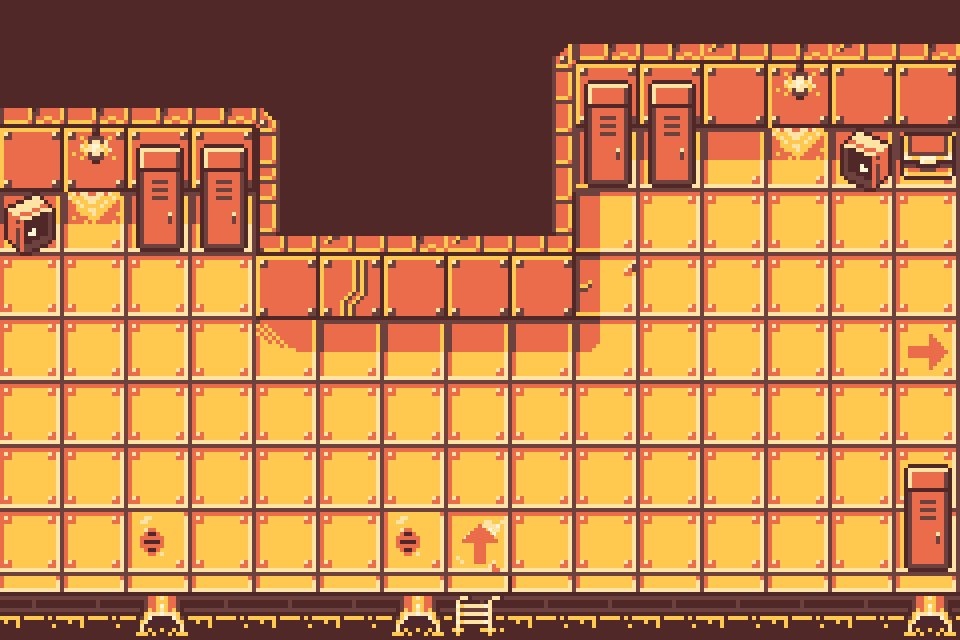

This game map was drawn from its Tiled (.tmx) file and the tilesets committed beside it. A one-line description and the full map source follow:
An orthogonal 15x10 tile map with 64x64 px tiles, 4 tile layers (background, floor, walls, objects) and 1 object.

<map version="1.9" tiledversion="1.9.2" orientation="orthogonal" renderorder="right-down" width="15" height="10" tilewidth="64" tileheight="64" infinite="0" nextlayerid="6" nextobjectid="6">
 <editorsettings>
  <export format="json" />
 </editorsettings>
 <tileset firstgid="1" name="CosmicLilac_Tiles_64x64-cd3" tilewidth="64" tileheight="64" tilecount="104" columns="13">
  <image source="CosmicLilac_Tiles_64x64-cd3.png" width="832" height="512" />
  <tile id="0">
   <properties>
    <property name="collision" type="bool" value="true" />
   </properties>
  </tile>
  <tile id="1">
   <properties>
    <property name="collision" type="bool" value="true" />
   </properties>
  </tile>
  <tile id="2">
   <properties>
    <property name="collision" type="bool" value="true" />
   </properties>
  </tile>
  <tile id="3">
   <properties>
    <property name="collision" type="bool" value="true" />
   </properties>
  </tile>
  <tile id="8">
   <properties>
    <property name="collision" type="bool" value="true" />
   </properties>
  </tile>
  <tile id="9">
   <properties>
    <property name="collision" type="bool" value="true" />
   </properties>
  </tile>
  <tile id="13">
   <properties>
    <property name="collision" type="bool" value="true" />
   </properties>
  </tile>
  <tile id="14">
   <properties>
    <property name="collision" type="bool" value="true" />
   </properties>
  </tile>
  <tile id="15">
   <properties>
    <property name="collision" type="bool" value="true" />
   </properties>
  </tile>
  <tile id="16">
   <properties>
    <property name="collision" type="bool" value="true" />
   </properties>
  </tile>
  <tile id="17">
   <properties>
    <property name="collision" type="bool" value="true" />
   </properties>
  </tile>
  <tile id="18">
   <properties>
    <property name="collision" type="bool" value="true" />
   </properties>
  </tile>
  <tile id="26">
   <properties>
    <property name="collision" type="bool" value="true" />
   </properties>
  </tile>
  <tile id="29">
   <properties>
    <property name="collision" type="bool" value="true" />
   </properties>
  </tile>
  <tile id="39">
   <properties>
    <property name="collision" type="bool" value="true" />
   </properties>
  </tile>
  <tile id="40">
   <properties>
    <property name="collision" type="bool" value="true" />
   </properties>
  </tile>
  <tile id="41">
   <properties>
    <property name="collision" type="bool" value="true" />
   </properties>
  </tile>
  <tile id="42">
   <properties>
    <property name="collision" type="bool" value="true" />
   </properties>
  </tile>
  <tile id="43">
   <properties>
    <property name="collision" type="bool" value="true" />
   </properties>
  </tile>
  <tile id="44">
   <properties>
    <property name="collision" type="bool" value="true" />
   </properties>
  </tile>
  <tile id="54">
   <properties>
    <property name="collision" type="bool" value="true" />
   </properties>
   <objectgroup draworder="index" id="2">
    <object id="1" x="16.0165" y="0" width="47.9835" height="64" />
   </objectgroup>
  </tile>
  <tile id="56">
   <properties>
    <property name="collision" type="bool" value="true" />
   </properties>
  </tile>
  <tile id="57">
   <properties>
    <property name="collision" type="bool" value="true" />
   </properties>
  </tile>
  <tile id="58">
   <properties>
    <property name="collision" type="bool" value="true" />
   </properties>
  </tile>
  <tile id="59">
   <properties>
    <property name="collision" type="bool" value="true" />
   </properties>
  </tile>
  <tile id="60">
   <properties>
    <property name="collision" type="bool" value="true" />
   </properties>
  </tile>
  <tile id="61">
   <properties>
    <property name="collision" type="bool" value="true" />
   </properties>
  </tile>
  <tile id="62">
   <properties>
    <property name="collision" type="bool" value="true" />
   </properties>
  </tile>
  <tile id="65">
   <properties>
    <property name="collision" type="bool" value="true" />
   </properties>
  </tile>
  <tile id="67">
   <properties>
    <property name="collision" type="bool" value="true" />
   </properties>
  </tile>
  <tile id="68">
   <properties>
    <property name="collision" type="bool" value="true" />
   </properties>
  </tile>
  <tile id="69">
   <properties>
    <property name="collision" type="bool" value="true" />
   </properties>
  </tile>
  <tile id="70">
   <properties>
    <property name="collision" type="bool" value="true" />
   </properties>
  </tile>
  <tile id="71">
   <properties>
    <property name="collision" type="bool" value="true" />
   </properties>
  </tile>
  <tile id="72">
   <properties>
    <property name="collision" type="bool" value="true" />
   </properties>
  </tile>
  <tile id="73">
   <properties>
    <property name="slowingDown" type="bool" value="true" />
   </properties>
  </tile>
 </tileset>
 <layer id="1" name="background" width="15" height="10" locked="1">
  <data encoding="csv">
92,101,101,101,101,101,101,101,101,101,101,101,101,101,101,
101,101,101,101,101,101,101,101,101,101,101,101,101,101,101,
101,101,101,101,101,101,101,101,101,101,101,101,101,101,101,
101,101,101,101,101,101,101,101,101,101,101,101,101,101,101,
101,101,101,101,101,101,101,101,101,101,101,101,101,101,101,
101,101,101,101,101,101,101,101,101,101,101,101,101,101,101,
101,101,101,101,101,101,101,101,101,101,101,101,101,101,101,
101,101,101,101,101,101,101,101,101,101,101,101,101,101,101,
101,101,101,101,101,101,101,101,101,101,101,101,101,101,101,
101,101,101,101,101,101,101,101,101,101,101,101,101,101,101
</data>
 </layer>
 <layer id="2" name="floor" width="15" height="10">
  <data encoding="csv">
29,29,29,29,29,29,29,29,29,29,29,29,29,29,29,
29,29,29,29,29,29,29,29,29,29,29,29,29,29,29,
29,29,29,29,29,29,29,29,29,23,21,21,20,21,21,
21,20,21,21,29,29,29,29,29,36,29,29,29,29,29,
29,29,29,29,29,29,29,29,29,35,29,29,29,29,29,
29,29,29,29,33,21,21,21,21,22,29,29,29,29,29,
29,29,29,29,29,29,29,29,29,29,29,29,29,29,29,
29,29,29,29,29,29,29,29,29,29,29,29,29,29,29,
29,29,56,29,29,29,56,48,29,29,29,29,29,29,56,
69,69,71,69,69,69,71,74,69,69,69,69,69,69,71
</data>
 </layer>
 <layer id="3" name="walls" width="15" height="10">
  <data encoding="csv">
92,92,92,92,92,92,92,92,1,3,3,2,3,2,3,
3,3,3,3,4,92,92,92,14,15,15,15,7,15,15,
15,7,15,15,17,92,92,92,14,0,0,0,0,0,0,
0,0,0,0,19,2,3,2,18,0,0,0,0,0,0,
0,0,0,0,15,31,15,15,15,0,0,0,0,0,0,
0,0,0,0,0,0,0,0,0,0,0,0,0,0,2684354663,
0,0,0,0,0,0,0,0,0,0,0,0,0,0,0,
0,0,0,0,0,0,0,0,0,0,0,0,0,0,0,
0,0,0,0,0,0,0,103,0,0,0,0,0,0,0,
0,0,0,0,0,0,0,0,0,0,0,0,0,0,0
</data>
 </layer>
 <layer id="5" name="objects" width="15" height="10">
  <data encoding="csv">
0,0,0,0,0,0,0,0,0,0,0,0,0,0,0,
0,0,0,0,0,0,0,0,0,26,26,0,0,0,0,
0,0,26,26,0,0,0,0,0,39,39,0,0,2147483698,65,
50,0,39,39,0,0,0,0,0,0,0,0,0,0,0,
0,0,0,0,0,0,0,0,0,0,0,0,0,0,0,
0,0,0,0,0,0,0,0,0,0,0,0,0,0,0,
0,0,0,0,0,0,0,0,0,0,0,0,0,0,0,
0,0,0,0,0,0,0,0,0,0,0,0,0,0,26,
0,0,0,0,0,0,0,0,0,0,0,0,0,0,39,
0,0,0,0,0,0,0,0,0,0,0,0,0,0,0
</data>
 </layer>
</map>